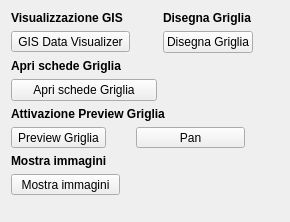
           <widget class="QWidget" name="page_2">
            <property name="geometry">
             <rect>
              <x>0</x>
              <y>0</y>
              <width>290</width>
              <height>222</height>
             </rect>
            </property>
            <attribute name="label">
             <string>Funzioni di controllo</string>
            </attribute>
            <layout class="QGridLayout" name="gridLayout_21">
             <item row="0" column="0" colspan="2">
              <widget class="QLabel" name="label_38">
               <property name="font">
                <font>
                 <weight>75</weight>
                 <bold>true</bold>
                </font>
               </property>
               <property name="text">
                <string>Visualizzazione GIS</string>
               </property>
              </widget>
             </item>
             <item row="0" column="2" colspan="2">
              <widget class="QLabel" name="label_46">
               <property name="font">
                <font>
                 <weight>75</weight>
                 <bold>true</bold>
                </font>
               </property>
               <property name="text">
                <string>Disegna Griglia</string>
               </property>
              </widget>
             </item>
             <item row="1" column="0">
              <widget class="QToolButton" name="toolButtonGis">
               <property name="minimumSize">
                <size>
                 <width>109</width>
                 <height>0</height>
                </size>
               </property>
               <property name="toolTip">
                <string/>
               </property>
               <property name="text">
                <string>GIS Data Visualizer</string>
               </property>
               <property name="icon">
                <iconset resource="resources.qrc">
                 <normaloff>:/images/GIS.png</normaloff>:/images/GIS.png</iconset>
               </property>
               <property name="shortcut">
                <string>Ctrl+G</string>
               </property>
               <property name="checkable">
                <bool>true</bool>
               </property>
               <property name="checked">
                <bool>false</bool>
               </property>
               <property name="toolButtonStyle">
                <enum>Qt::ToolButtonTextOnly</enum>
               </property>
               <property name="arrowType">
                <enum>Qt::NoArrow</enum>
               </property>
              </widget>
             </item>
             <item row="3" column="0" colspan="2">
              <widget class="QPushButton" name="pushButton_showSelectedFeatures">
               <property name="font">
                <font>
                 <pointsize>9</pointsize>
                </font>
               </property>
               <property name="toolTip">
                <string>Show Selcted Features</string>
               </property>
               <property name="text">
                <string>Apri schede Griglia</string>
               </property>
               <property name="icon">
                <iconset resource="resources.qrc">
                 <normaloff>:/images/sheet.png</normaloff>:/images/sheet.png</iconset>
               </property>
              </widget>
             </item>
             <item row="4" column="0" colspan="3">
              <widget class="QLabel" name="label_39">
               <property name="font">
                <font>
                 <weight>75</weight>
                 <bold>true</bold>
                </font>
               </property>
               <property name="text">
                <string>Attivazione Preview Griglia</string>
               </property>
              </widget>
             </item>
             <item row="5" column="0">
              <widget class="QToolButton" name="toolButtonPreview">
               <property name="toolTip">
                <string/>
               </property>
               <property name="text">
                <string>Preview Griglia</string>
               </property>
               <property name="icon">
                <iconset resource="resources.qrc">
                 <normaloff>:/images/GIS.png</normaloff>:/images/GIS.png</iconset>
               </property>
               <property name="shortcut">
                <string>Ctrl+G</string>
               </property>
               <property name="checkable">
                <bool>true</bool>
               </property>
               <property name="checked">
                <bool>false</bool>
               </property>
               <property name="toolButtonStyle">
                <enum>Qt::ToolButtonTextOnly</enum>
               </property>
               <property name="arrowType">
                <enum>Qt::NoArrow</enum>
               </property>
              </widget>
             </item>
             <item row="5" column="1" colspan="2">
              <widget class="QToolButton" name="toolButtonPan">
               <property name="minimumSize">
                <size>
                 <width>109</width>
                 <height>0</height>
                </size>
               </property>
               <property name="toolTip">
                <string>Pan tool</string>
               </property>
               <property name="text">
                <string>Pan</string>
               </property>
               <property name="icon">
                <iconset resource="resources.qrc">
                 <normaloff>:/images/mActionPan.png</normaloff>:/images/mActionPan.png</iconset>
               </property>
               <property name="shortcut">
                <string>Ctrl+G</string>
               </property>
               <property name="checkable">
                <bool>true</bool>
               </property>
               <property name="checked">
                <bool>false</bool>
               </property>
               <property name="toolButtonStyle">
                <enum>Qt::ToolButtonTextOnly</enum>
               </property>
               <property name="arrowType">
                <enum>Qt::NoArrow</enum>
               </property>
              </widget>
             </item>
             <item row="6" column="0" colspan="2">
              <widget class="QLabel" name="label_44">
               <property name="font">
                <font>
                 <weight>75</weight>
                 <bold>true</bold>
                </font>
               </property>
               <property name="text">
                <string>Mostra immagini</string>
               </property>
              </widget>
             </item>
             <item row="8" column="1">
              <spacer name="verticalSpacer_6">
               <property name="orientation">
                <enum>Qt::Vertical</enum>
               </property>
               <property name="sizeHint" stdset="0">
                <size>
                 <width>20</width>
                 <height>40</height>
                </size>
               </property>
              </spacer>
             </item>
             <item row="7" column="0">
              <widget class="QToolButton" name="toolButtonPreviewMedia">
               <property name="minimumSize">
                <size>
                 <width>109</width>
                 <height>0</height>
                </size>
               </property>
               <property name="text">
                <string>Mostra immagini</string>
               </property>
               <property name="icon">
                <iconset resource="resources.qrc">
                 <normaloff>:/images/photo.png</normaloff>:/images/photo.png</iconset>
               </property>
               <property name="checkable">
                <bool>true</bool>
               </property>
              </widget>
             </item>
             <item row="8" column="3">
              <spacer name="verticalSpacer_4">
               <property name="orientation">
                <enum>Qt::Vertical</enum>
               </property>
               <property name="sizeHint" stdset="0">
                <size>
                 <width>20</width>
                 <height>201</height>
                </size>
               </property>
              </spacer>
             </item>
             <item row="1" column="2">
              <widget class="QPushButton" name="pushButton_showLayer">
               <property name="font">
                <font>
                 <pointsize>9</pointsize>
                </font>
               </property>
               <property name="toolTip">
                <string>Show Selcted Features</string>
               </property>
               <property name="text">
                <string>Disegna Griglia</string>
               </property>
               <property name="icon">
                <iconset resource="resources.qrc">
                 <normaloff>:/images/sheet.png</normaloff>:/images/sheet.png</iconset>
               </property>
              </widget>
             </item>
             <item row="2" column="0" colspan="2">
              <widget class="QLabel" name="label_40">
               <property name="font">
                <font>
                 <weight>75</weight>
                 <bold>true</bold>
                </font>
               </property>
               <property name="text">
                <string>Apri schede Griglia</string>
               </property>
              </widget>
             </item>
            </layout>
           </widget>
